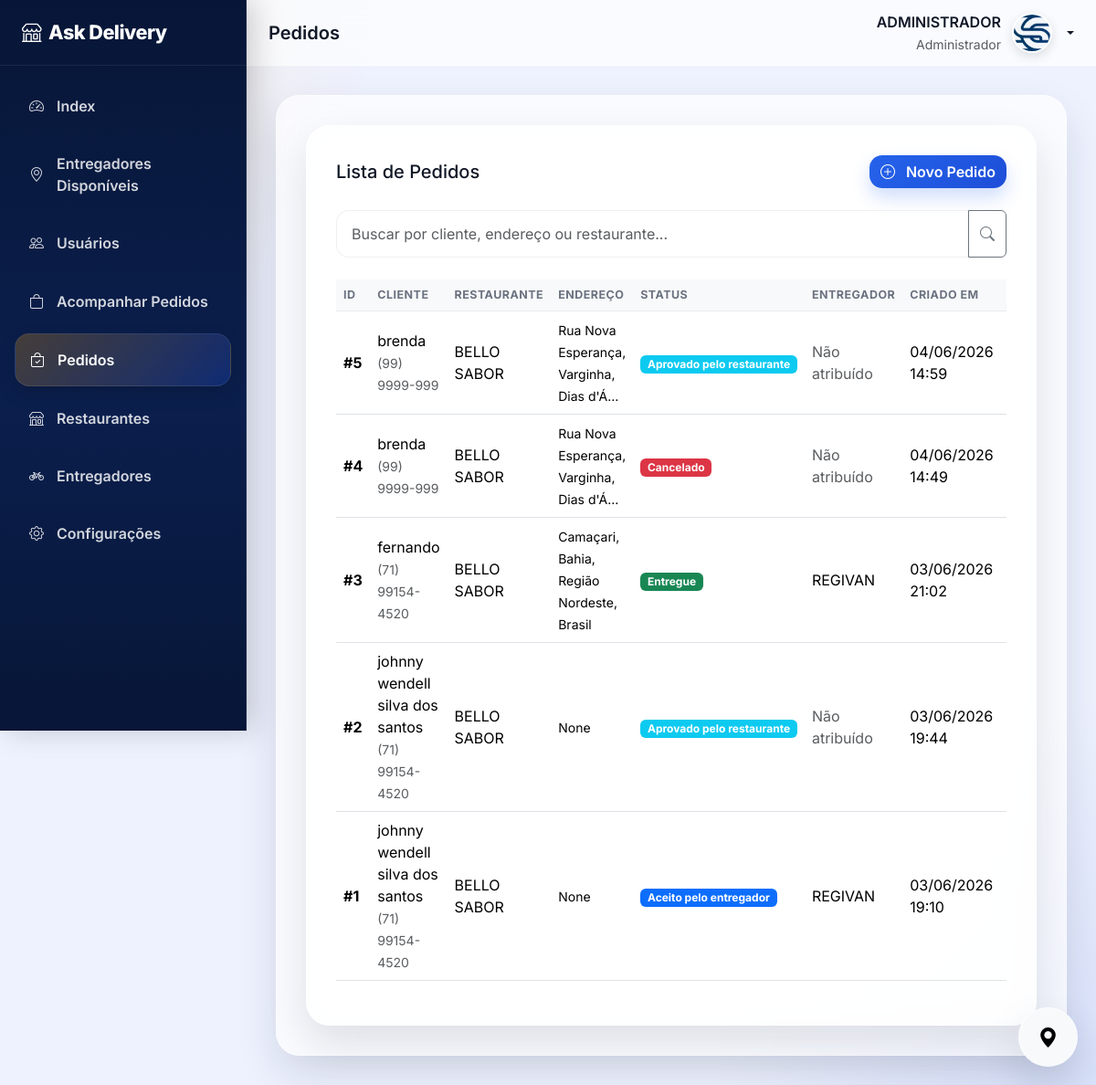
/orders/orders/list/ (signed in), run on the app's committed database.
### core/models.py (models this page shows, shortened)
class User(AbstractUser):
    telefone = models.CharField(max_length=20, blank=True)
    email = models.EmailField(unique=True)
    USERNAME_FIELD = 'email'
    REQUIRED_FIELDS = ['username']

class Usuario(models.Model):
    user = models.OneToOneField(
        User,
        on_delete=models.CASCADE,
        related_name='perfil'
    )
    tipo = models.CharField(max_length=20, choices=TIPO)
    foto = models.ImageField(
        upload_to=user_directory_path,
        blank=True,
        null=True
    )
    telefone_verificado = models.BooleanField(default=False)
    email_verificado = models.BooleanField(default=False)
    ativo = models.BooleanField(default=True)
    criado_em = models.DateTimeField(auto_now_add=True)
    atualizado_em = models.DateTimeField(auto_now=True)
    class Meta:
        permissions = (
            ("cliente", "Permissão de cliente"),
            ("entregador", "Permissão de entregador"),
            ("restaurante", "Permissão de restaurante"),
        )

class Restaurante(models.Model):
    usuario = models.OneToOneField(
        Usuario,
        on_delete=models.CASCADE,
        related_name='restaurante'
    )
    nome_fantasia = models.CharField(max_length=200)
    razao_social = models.CharField(max_length=200, blank=True)
    cnpj = models.CharField(max_length=18)
    descricao = models.TextField(blank=True)
    telefone_comercial = models.CharField(max_length=20)
    aberto = models.BooleanField(default=False)
    taxa_entrega = models.DecimalField(max_digits=10, decimal_places=2, default=0)
    tempo_preparo_min = models.IntegerField(default=30)
    address = models.CharField(max_length=300)
    latitude = models.DecimalField(max_digits=15, decimal_places=10, null=True, blank=True)
    longitude = models.DecimalField(max_digits=15, decimal_places=10, null=True, blank=True)
    aceita_retirada = models.BooleanField(default=True)
    def __str__(self):
        return self.nome_fantasia

class Entregador(models.Model):
    usuario = models.OneToOneField(
        Usuario,
        on_delete=models.CASCADE,
        related_name='entregador'
    )
    cpf = models.CharField(max_length=14)
    cnh = models.CharField(max_length=20, blank=True)
    data_nascimento = models.DateField(blank=True, null=True)
    sexo = models.CharField(max_length=20, choices=SEXO, blank=True, null=True)
    tipo_veiculo = models.CharField(max_length=20, choices=TIPO_VEICULO)
    placa = models.CharField(max_length=10, blank=True)
    status = models.CharField(
        max_length=20,
        choices=STATUS,
        default='OFFLINE'
    )
    latitude = models.DecimalField(max_digits=9, decimal_places=6, null=True, blank=True)
    longitude = models.DecimalField(max_digits=9, decimal_places=6, null=True, blank=True)
    ultima_localizacao = models.DateTimeField(null=True, blank=True)
    disponivel = models.BooleanField(default=False)
    aprovado = models.BooleanField(default=False)

### orders/models.py (models this page shows, shortened)
class Order(models.Model):
    class Status(models.TextChoices):
        CREATED = 'created', 'Criado'
        APPROVED = 'approved', 'Aprovado pelo restaurante'
        ACCEPTED = 'accepted', 'Aceito pelo entregador'
        PICKING = 'picking', 'Em coleta'
        IN_TRANSIT = 'in_transit', 'Em rota'
        DELIVERED = 'delivered', 'Entregue'
        CANCELED = 'canceled', 'Cancelado'
    public_id = models.UUIDField(
        default=uuid.uuid4,
        editable=False,
        unique=True,
    )
    customer_name = models.CharField(max_length=150)
    customer_phone = models.CharField(max_length=20, blank=True, null=True)
    latitude = models.DecimalField(max_digits=15, decimal_places=10)
    longitude = models.DecimalField(max_digits=15, decimal_places=10)
    address = models.CharField(max_length=300)
    status = models.CharField(
        max_length=20,
        choices=Status.choices,
        default=Status.CREATED
    )
    restaurante = models.ForeignKey(
        Restaurante,
        related_name='orders_restaurante',
        on_delete=models.CASCADE,
    )
    entregador = models.ForeignKey(
        Entregador,
        on_delete=models.SET_NULL,
        null=True,
        blank=True,
        related_name='orders'
    )
    cliente = models.ForeignKey(
        Cliente,
        on_delete=models.SET_NULL,
        null=True,
        blank=True,
    )
    created_at = models.DateTimeField(auto_now_add=True)
    updated_at = models.DateTimeField(auto_now=True)

### orders/views.py (the view, shortened to what this page needs)
# urls.py: path('orders/list/', v.OrderListView.as_view(), name='orders_list'),
class OrderListView(CustomView, ListView):
    model = Order
    template_name = 'orders/orders_list.html'
    context_object_name = 'orders'
    paginate_by = 10
    permission_codename = [
        'core.restaurante',
        'core.entregador',
        'core.cliente',
    ]
    def get_queryset(self):
        user = self.request.user
        queryset = Order.objects.select_related(
            'restaurante',
            'entregador',
            'cliente'
        ).all().order_by('-id')
        if user.is_superuser:
            return queryset
    def get_status_badge(self, status):
        badges = {
            'created': 'secondary',
            'approved': 'info',
            'accepted': 'primary',
            'picking': 'warning',
            'in_transit': 'dark',
            'delivered': 'success',
            'canceled': 'danger',
        }
        return badges.get(status, 'secondary')
    def get_urls(self, order):
        return {
            'detail': reverse('orders:order_detail', kwargs={'public_id': order.public_id}) if hasattr(order, 'pk') else '#',
            'update': reverse('orders:order_update', kwargs={'public_id': order.public_id}) if hasattr(order, 'pk') else '#',
        }
    def get_context_data(self, **kwargs):
        context = super().get_context_data(**kwargs)
        orders = context['orders']
        for order in orders:
            order.urls = self.get_urls(order)
            order.badge = self.get_status_badge(order.status)
        context['page_title'] = 'Pedidos'
        context['search'] = self.request.GET.get('search', '')
        return context

### orders/templates/orders/orders_list.html (shortened to what this page needs)
{% extends 'base.html' %}
{% load static %}
{% block page_title %}Pedidos{% endblock %}
{% block content %}
<div class="page-card">
    <div class="d-flex justify-content-between align-items-center mb-4 flex-wrap gap-2">
        <h5 class="mb-0">Lista de Pedidos</h5>
        <div class="d-flex gap-2">
            <a href="{% url 'orders:orders_criar' %}" class="btn btn-primary">
                <i class="bi bi-plus-circle me-2"></i>
                Novo Pedido
            </a>
        </div>
    </div>
    <form method="GET" class="mb-4">
        <div class="input-group">
            <input type="text"
                   name="search"
                   class="form-control"
                   placeholder="Buscar por cliente, endereço ou restaurante..."
                   value="{{ search }}">
            <button class="btn btn-outline-secondary" type="submit">
                <i class="bi bi-search"></i>
            </button>
        </div>
    </form>
    <div class="table-responsive d-none d-lg-block">
        <table class="table table-hover align-middle">
            <thead class="table-light">
                <tr>
                    <th>ID</th>
                    <th>Cliente</th>
                    <th>Restaurante</th>
                    <th>Endereço</th>
                    <th>Status</th>
                    <th>Entregador</th>
                    <th>Criado em</th>
                    <th width="160">Ações</th>
                </tr>
            </thead>
            <tbody>
            {% for order in orders %}
                <tr>
                    <td>
                        <strong>#{{ order.id }}</strong>
                    </td>
                    <td>
                        {{ order.customer_name }}
                        <br>
                        <small class="text-muted">
                            {{ order.customer_phone|default:"-" }}
                        </small>
                    </td>
                    <td>
                        {{ order.restaurante }}
                    </td>
                    <td>
                        <small>
                            {{ order.address|truncatechars:40 }}
                        </small>
                    </td>
                    <td>
                        <span class="badge bg-{{ order.badge }}">
                            {{ order.get_status_display }}
                        </span>
                    </td>
                    <td>
                        {% if order.entregador %}
                            {{ order.entregador.usuario.user.get_full_name }}
                        {% else %}
                            <span class="text-muted">
                                Não atribuído
                            </span>
                        {% endif %}
                    </td>
                    <td>
                        {{ order.created_at|date:"d/m/Y H:i" }}
                    </td>
                    <td>
                    </td>
                </tr>
            {% endfor %}
            </tbody>
        </table>
    </div>
</div>
{% endblock %}

### core/templates/base.html (shortened to what this page needs)
{% load static %}
{% load static_version %}
<!DOCTYPE html>
<html lang="pt-br">
<head>
    <link href="https://cdn.jsdelivr.net/npm/bootstrap@5.3.3/dist/css/bootstrap.min.css" rel="stylesheet">
    <link rel="stylesheet" href="https://cdn.jsdelivr.net/npm/bootstrap-icons@1.11.3/font/bootstrap-icons.css">
    <link href="{% static_version 'css/admin.css' %}" rel="stylesheet">
</head>
<body>
    <aside class="sidebar" id="sidebar">
        <div class="sidebar-brand">
            <i class="bi bi-shop me-2"></i> Ask Delivery
        </div>
        <nav class="sidebar-nav nav flex-column">
            <a href="{% url 'core:index' %}"
               class="nav-link {% if request.resolver_match.url_name == 'index' %}active{% endif %}">
                <i class="bi bi-speedometer2"></i>
                Index
            </a>
            <a href="{% url 'tracking:tracking-dashboard' %}"
               class="nav-link {% if request.resolver_match.url_name == 'tracking-dashboard' %}active{% endif %}">
                <i class="bi bi-geo-alt"></i>
                Entregadores Disponíveis
            </a>
            <a href="{% url 'core:usuario_list' %}"
               class="nav-link {% if request.resolver_match.url_name == 'usuario_list' %}active{% endif %}">
                <i class="bi bi-people"></i>
                Usuários
            </a>
            <a href="{% url 'orders:orders_dashboard' %}"
               class="nav-link {% if request.resolver_match.url_name == 'orders_dashboard' %}active{% endif %}">
                <i class="bi bi-bag"></i>
                Acompanhar Pedidos
            </a>
            <a href="{% url 'orders:orders_list' %}"
               class="nav-link {% if request.resolver_match.url_name == 'orders_list' %}active{% endif %}">
                <i class="bi bi-bag-check"></i>
                Pedidos
            </a>
            <a href="#" class="nav-link">
                <i class="bi bi-shop"></i>
                Restaurantes
            </a>
            <a href="#" class="nav-link">
                <i class="bi bi-bicycle"></i>
                Entregadores
            </a>
            <a href="#" class="nav-link">
                <i class="bi bi-gear"></i>
                Configurações
            </a>
        </nav>
    </aside>
    <div class="main-wrapper">
        <header class="topbar">
            <div class="d-flex align-items-center gap-3">
                <h5 class="mb-0 fw-semibold">
                    {% block page_title %}Dashboard{% endblock %}
                </h5>
            </div>
            <div class="dropdown">
                <div class="user-box dropdown-toggle"
                     data-bs-toggle="dropdown"
                     aria-expanded="false"
                     style="cursor: pointer;">
                    <div class="text-end d-none d-sm-block">
                        <div class="fw-semibold">
                            {{ request.user.get_full_name|default:request.user.username }}
                        </div>
                         {% if request.user.is_superuser %}
                        <small class="text-muted">
                            Administrador
                        </small>
                        {%endif%}
                    </div>
                    {% if request.user.perfil and request.user.perfil.foto %}
                        <img src="{{ request.user.perfil.foto.url }}"
                            alt="Avatar"
                            class="user-avatar">
                    {% else %}
                        <img src="{% static 'imagens/user.png' %}"
                            alt="Avatar"
                            class="user-avatar">
                    {% endif %}
                </div>
            </div>
        </header>
        <main class="content-wrapper">
            <div class="page-card">
                {% block content %}
                {% endblock %}
            </div>
        </main>
    </div>
    <div id="tracking-widget" class="tracking-widget minimized">
        <div class="tracking-header">
            <button id="trackingMinimize"
                    class="tracking-toggle">
                <i class="bi bi-geo-alt-fill"></i>
            </button>
        </div>
    </div>
</body>
</html>

### data on the page
User: user.get_full_name "ADMINISTRADOR", user.perfil.foto (picture)
Order: id "5", customer_name "brenda", customer_phone "(99) 9999-999", restaurante "BELLO SABOR", address "Rua Nova Esperança, Varginha, Dias d'Á…", status "Aprovado pelo restaurante", shows "Não atribuído", created_at "04/06/2026 14:59"
Order: id "4", customer_name "brenda", customer_phone "(99) 9999-999", restaurante "BELLO SABOR", address "Rua Nova Esperança, Varginha, Dias d'Á…", status "Cancelado", shows "Não atribuído", created_at "04/06/2026 14:49"
Order: id "3", customer_name "fernando", customer_phone "(71) 99154-4520", restaurante "BELLO SABOR", address "Camaçari, Bahia, Região Nordeste, Brasil", status "Entregue", entregador.usuario.user.get_full_name "REGIVAN", created_at "03/06/2026 21:02"
Order: id "2", customer_name "johnny wendell silva dos santos", customer_phone "(71) 99154-4520", restaurante "BELLO SABOR", address "None", status "Aprovado pelo restaurante", shows "Não atribuído", created_at "03/06/2026 19:44"
Order: id "1", customer_name "johnny wendell silva dos santos", customer_phone "(71) 99154-4520", restaurante "BELLO SABOR", address "None", status "Aceito pelo entregador", entregador.usuario.user.get_full_name "REGIVAN", created_at "03/06/2026 19:10"
